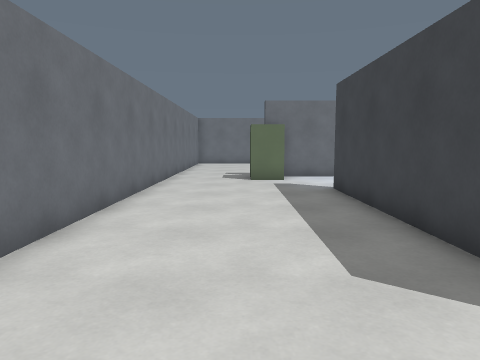
View 1 (above)

16 first-person views from a walk through a level from a Godot 3-D game. The camera is 1.3 m above the floor, tilts 6° down and sees 70° across. The floor is counted in squares, 1 m on a side. Each view is taken from the middle of a square. On the plan, view 1 faces up. The plan holds only what a view shows up to about 15 squares ahead; the rest is blank.

View 2
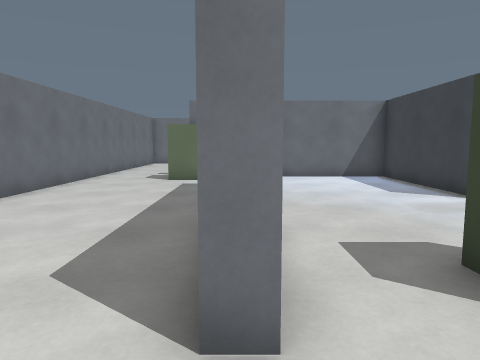

View 3
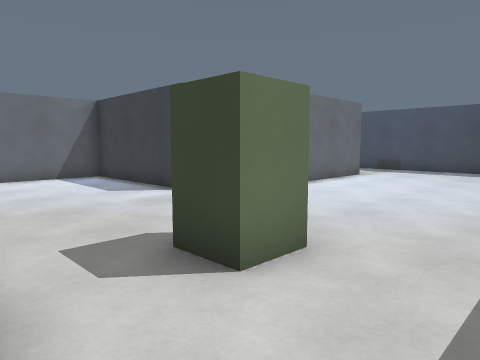

View 4
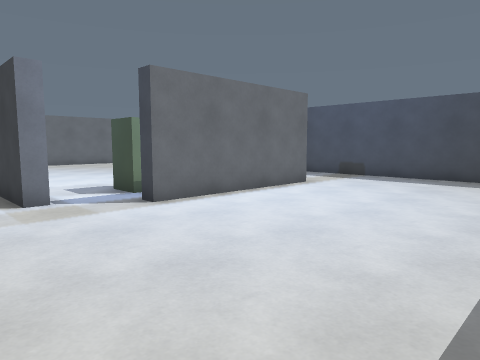

View 5
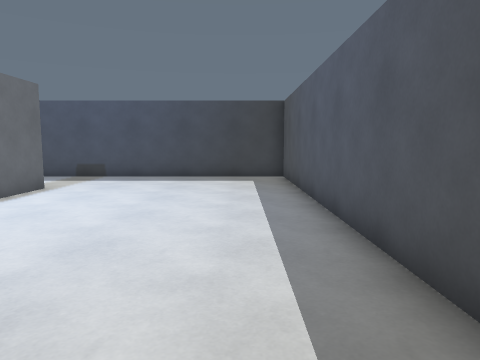

View 6
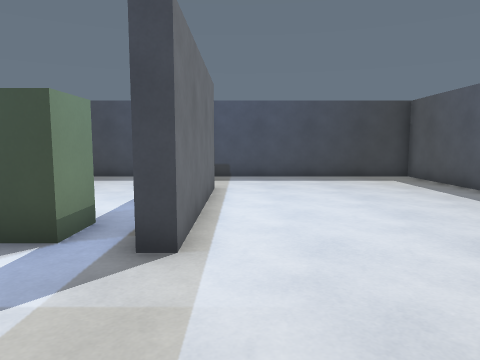

View 7
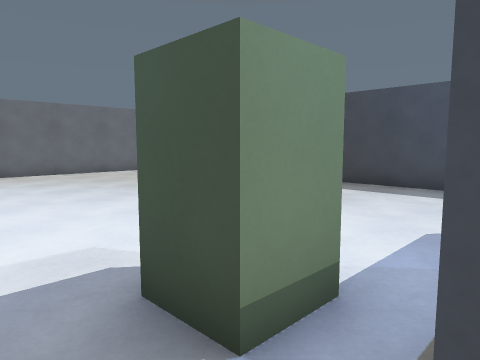

View 8
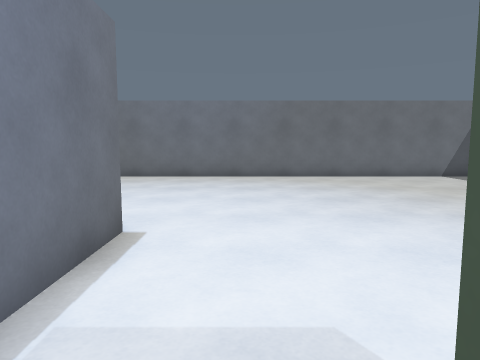

View 9
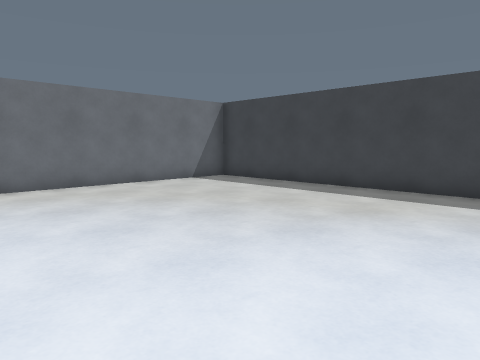

View 10
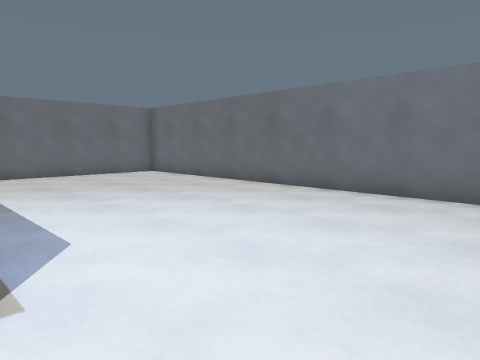

View 11
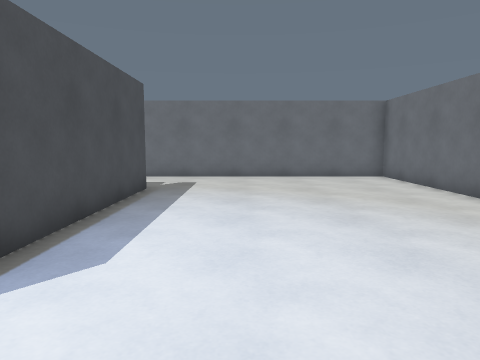

View 12
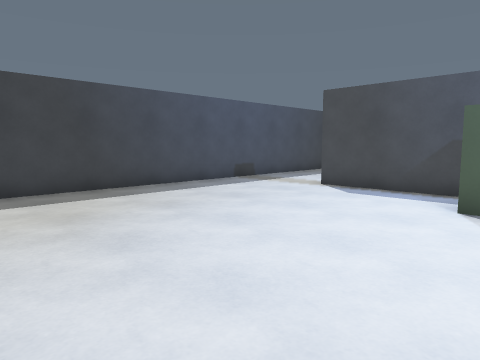

View 13
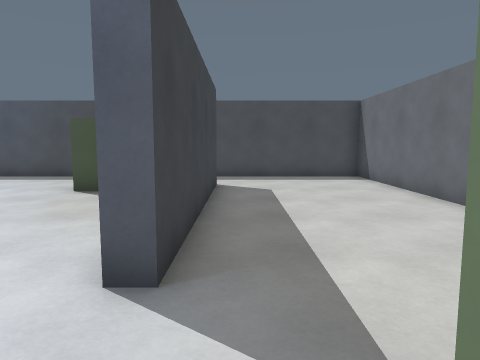

View 14
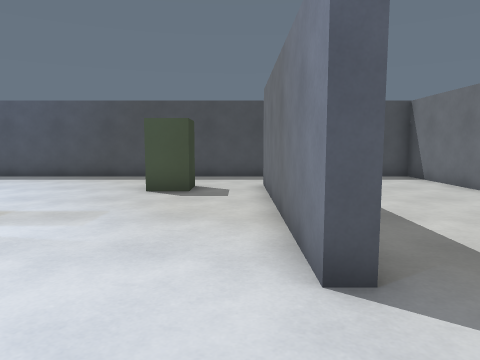

View 15
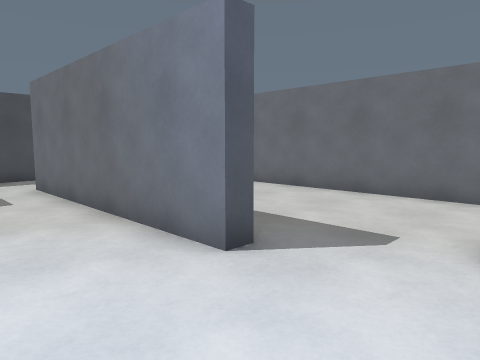

View 16
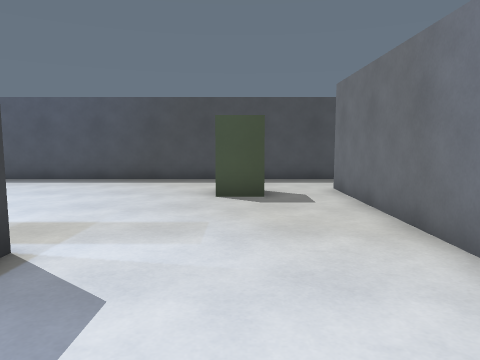

### Floor plan
Points are (right, up) in squares from view 1. A wall is a line through its corners. A room is listed if a view was taken in it or the views show most of it. See-through windows are left out.
Room 1 (views 1, 2, 3, 4, 5, 6, 7, 8, 9, 10, 11, 12, 13, 14, 15, 16)
walls: (9.4, 8) (8.8, 8) (8.8, 13.7) (1.8, 13.7); (9.3, 14) (9.3, 11.4); (13, 7.2) (17, 7.2); (3.2, 10) (3.2, 2) (2.8, 2) (2.8, 10) (3.2, 10); (17, 6.7) (11, 6.7) (11, 7.2); (1, 14.3) (7.2, 14.3); (20.8, -0.8) (20.8, 22.8) (-2.8, 22.8) (-2.8, -0.8) (20.8, -0.8)
objects: other object (1, 13); other object (6, 3); other object (12, 9)

Positions as (right, up) in squares from view 1, and headings:
1: (0, 0), facing up
2: (3, 0), facing up
3: (3, 0), facing up-right
4: (7, 0), facing up-right
5: (7, 1), facing right
6: (7, 6), facing right
7: (10, 7), facing up-right
8: (11, 9), facing up
9: (11, 12), facing up-right
10: (12, 14), facing up-left
11: (11, 17), facing left
12: (11, 17), facing down-right
13: (2, 13), facing down
14: (4, 13), facing down
15: (6, 13), facing down-left
16: (6, 12), facing down
